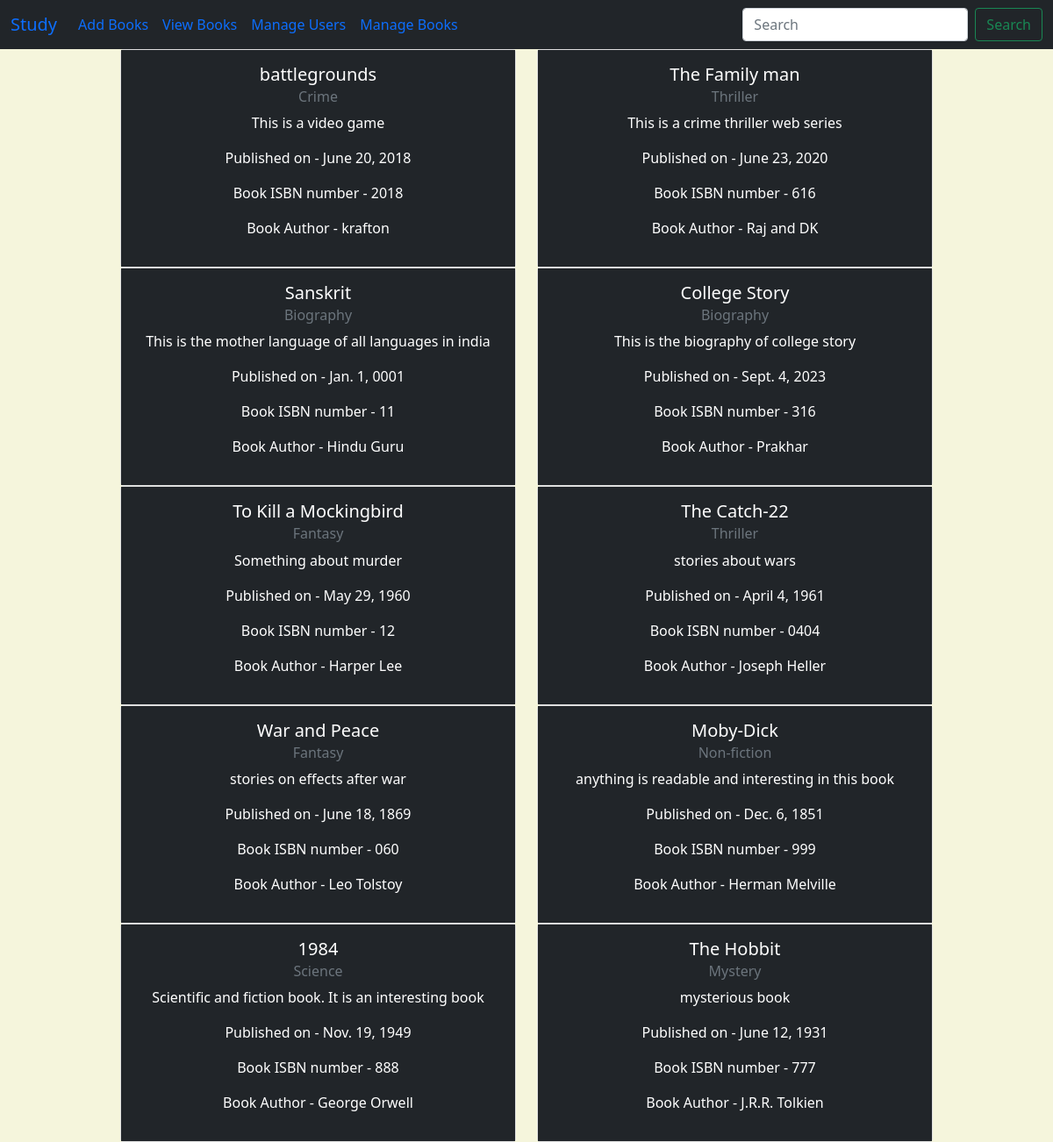
Screenshot of /View_Books with the database file from the repository.
### Library/models.py (models this page shows, shortened)
class book(models.Model):
    Genre = models.CharField(max_length=20)
    Book_title = models.CharField(max_length= 200)
    Author_name = models.CharField(max_length= 200)
    ISBN = models.CharField(max_length=13, unique=True)
    Publish_date = models.DateField()
    Description = models.TextField(blank=True)

### Library/views.py (the view)
# urls.py: path('View_Books',views.View_books , name= "view_books"),
def View_books(request):
    All_books = book.objects.all()
    if (request.GET.get('search')):
        search = request.GET.get('search')
        All_books = book.objects.filter(Book_title__icontains = search)
        return render(request , 'View_books.html' , {'books':All_books})
    return render(request , 'View_books.html' , {'books':All_books})

### templates/View_Books.html (shortened to what this page needs)
<!DOCTYPE html>
<html lang="en">
<head>
    <link
    href="https://cdn.jsdelivr.net/npm/bootstrap@5.0.2/dist/css/bootstrap.min.css"
    rel="stylesheet"
  />
</head>
<body>
    <nav class="navbar navbar-expand-lg bg-dark">
        <div class="container-fluid">
          <a class="navbar-brand" href="Study">Study</a>
          <div class="collapse navbar-collapse" id="navbarSupportedContent">
            <ul class="navbar-nav me-auto mb-2 mb-lg-0">
              <li class="nav-item">
                <a class="nav-link active" aria-current="page" href="Add_Books"
                  >Add Books</a
                >
              </li>
              <li class="nav-item">
                <a class="nav-link" href="View_Books">View Books</a>
              </li>
              <li class="nav-item dropdown">
                <a class="nav-link" href="Manage_Users" role="button" aria-expanded="false">
                  Manage Users
                </a>
              </li>
              <li class="nav-item dropdown">
                <a class="nav-link" href="Manage_books" role="button" aria-expanded="false">
                  Manage Books
                </a>
              </li>
            </ul>
            <form class="d-flex" role="search">
              <input
                class="form-control me-2"
                type="search"
                placeholder="Search"
                aria-label="Search"
                name="search"
              />
              <button class="btn btn-outline-success" type="submit">
                Search
              </button>
            </form>
          </div>
        </div>
    </nav>
    <div class="container">
      <div class="row justify-content-center">
        {% for book in books %}
        <div class="col-md-5 book-card">
          <div class="card">
            <div class="card-body bg-dark text-white text-center">
              <h5 class="card-title">{{book.Book_title}}</h5>
              <h6 class="card-subtitle mb-2 text-muted">{{book.Genre}}</h6>
              <p class="card-text">{{book.Description}}</p>
              <p>Published on - {{book.Publish_date}}</p>
              <p>Book ISBN number - {{book.ISBN}}</p>
              <p>Book Author - {{book.Author_name}}</p>
            </div>
          </div>
        </div>
        {% endfor %}
      </div>
    </div>
</body>
</html>

### templates/View_Books.html (style rules this page uses)
body { background: beige; }

### rows the page displays
book: Book_title "battlegrounds", Genre "Crime", Description "This is a video game", Publish_date "June 20, 2018", ISBN "2018", Author_name "krafton"
book: Book_title "The Family man", Genre "Thriller", Description "This is a crime thriller web series", Publish_date "June 23, 2020", ISBN "616", Author_name "Raj and DK"
book: Book_title "Sanskrit", Genre "Biography", Description "This is the mother language of all languages in india", Publish_date "Jan. 1, 0001", ISBN "11", Author_name "Hindu Guru"
book: Book_title "College Story", Genre "Biography", Description "This is the biography of college story", Publish_date "Sept. 4, 2023", ISBN "316", Author_name "Prakhar"
book: Book_title "To Kill a Mockingbird", Genre "Fantasy", Description "Something about murder", Publish_date "May 29, 1960", ISBN "12", Author_name "Harper Lee"
book: Book_title "The Catch-22", Genre "Thriller", Description "stories about wars", Publish_date "April 4, 1961", ISBN "0404", Author_name "Joseph Heller"
book: Book_title "War and Peace", Genre "Fantasy", Description "stories on effects after war", Publish_date "June 18, 1869", ISBN "060", Author_name "Leo Tolstoy"
book: Book_title "Moby-Dick", Genre "Non-fiction", Description "anything is readable and interesting in this book", Publish_date "Dec. 6, 1851", ISBN "999", Author_name "Herman Melville"
book: Book_title "1984", Genre "Science", Description "Scientific and fiction book. It is an interesting book", Publish_date "Nov. 19, 1949", ISBN "888", Author_name "George Orwell"
book: Book_title "The Hobbit", Genre "Mystery", Description "mysterious book", Publish_date "June 12, 1931", ISBN "777", Author_name "J.R.R. Tolkien"
